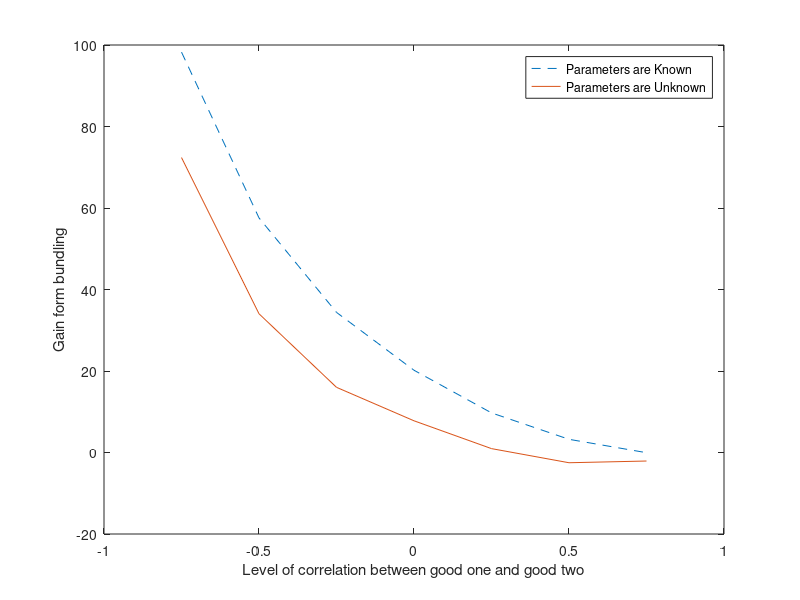
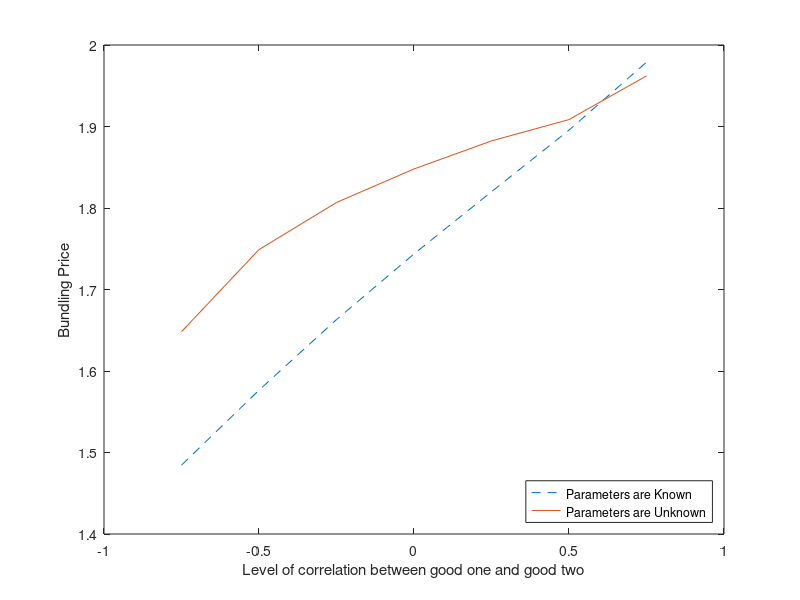
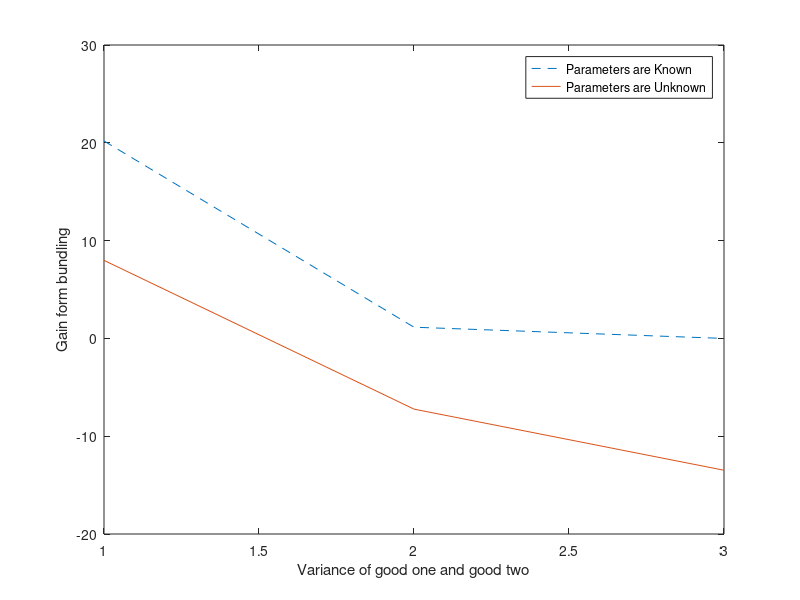
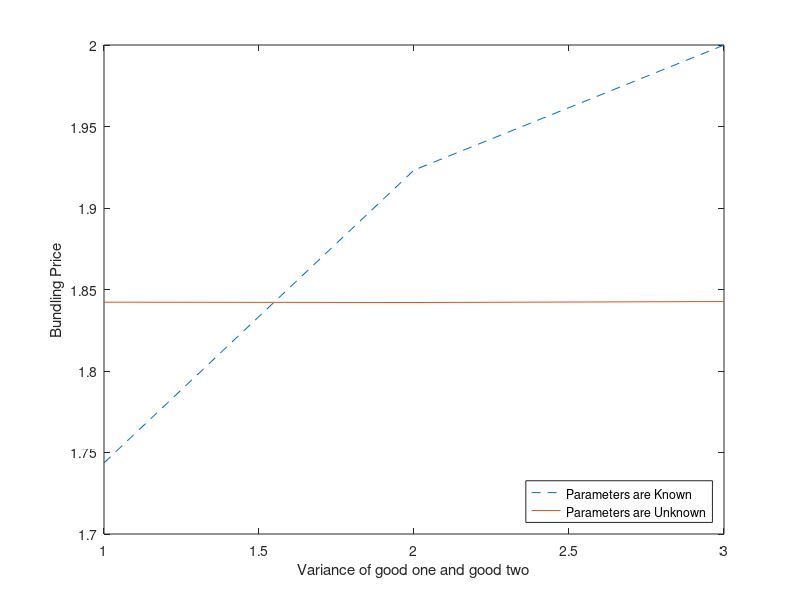

These figures' MATLAB source, in order: (Note: this script raises an error after producing the figures.)
clc
clear
load Corr.mat
sig12 = -0.75:0.25:0.75;

plot(sig12,Ave_gain_known,'--',sig12,Ave_gain_unknown)
legend('Parameters are Known','Parameters are Unknown');
%legend('boxoff')
xlabel('Level of correlation between good one and good two');
ylabel('Gain form bundling');
saveas(gcf, 'Corr_Gain_Bundling.png')

plot(sig12,p_star,'--',sig12,p_star_unknown_Ave)
legend('Parameters are Known','Parameters are Unknown','Location','southeast');
%legend('boxoff')
xlabel('Level of correlation between good one and good two');
ylabel('Bundling Price');
saveas(gcf, 'Corr_Bundling Price.png')
%%%%%%%%%%%%%%%%%%%%%%%%%%%%%%%%%%%%%%%%%%%%%%%%%%
clear
load Variance.mat
sig = 1:3;

plot(sig,Ave_gain_known,'--',sig,Ave_gain_unknown)
legend('Parameters are Known','Parameters are Unknown');
%legend('boxoff')
xlabel('Variance of good one and good two');
ylabel('Gain form bundling');
saveas(gcf, 'Variance_Gain_Bundling.png')

plot(sig,p_star,'--',sig,p_star_unknown_Ave)
legend('Parameters are Known','Parameters are Unknown','Location','southeast');
%legend('boxoff')
xlabel('Variance of good one and good two');
ylabel('Bundling Price');
saveas(gcf, 'Variance_Bundling_Price.png')
%%%%%%%%%%%%%%%%%%%%%%%%%%%%%%%%%%%%%%%%%%%%%%%%%%%%%%%%%%%%%

clear
load Mean.mat
mu = 0:0.5:2;

plot(mu,Ave_gain_known,'--',mu,Ave_gain_unknown)
legend('Parameters are Known','Parameters are Unknown');
%legend('boxoff')
xlabel('Mean of good one and good two');
ylabel('Gain form bundling');
saveas(gcf, 'Mean_Gain_Bundling.png')

plot(mu,p_star,'--',mu,p_star_unknown_Ave)
legend('Parameters are Known','Parameters are Unknown','Location','southeast');
%legend('boxoff')
xlabel('Mean of good one and good two');
ylabel('Bundling Price');
saveas(gcf, 'Mean_Bundling_Price.png')
